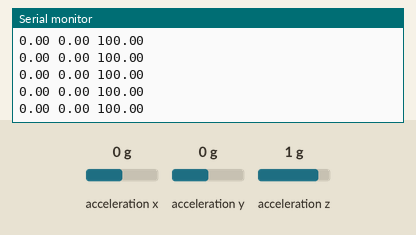
This sketch was run on a simulated Arduino Uno, built for the host (arithmetic inside an expression is 32-bit, double 64-bit). On the bench: the last lines printed to the serial monitor. The test bench sets the inputs (shaded band); at power-on: acceleration x 0 g, acceleration y 0 g, acceleration z 1 g.

Above: at 1.2 s.
1.3 s: acceleration x set to -1.4 g
At 2.0 s:
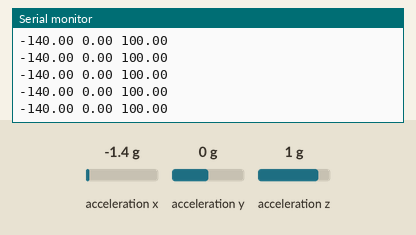
4.3 s: acceleration y set to -1.4 g
At 5.1 s:
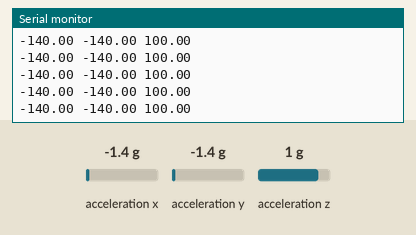
7.3 s: acceleration z set to -1.4 g
At 8.1 s:
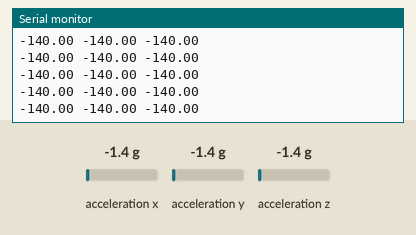

The sketch:

06arduinothing2.ino
```cpp
#include "CurieIMU.h"

int i = 0;

void setup() {
  Serial.begin(9600); // initialize Serial communication

  CurieIMU.begin();
  // Set the accelerometer range to 2G
  CurieIMU.setAccelerometerRange(2);
}

void loop() {
  float ax, ay, az;   //scaled accelerometer values

  // read accelerometer measurements from device, scaled to the configured range
  CurieIMU.readAccelerometerScaled(ax, ay, az);

  // display space-separated accelerometer x/y/z values
  Serial.print(ax*100.);
  Serial.print(" ");
  Serial.print(ay*100.);
  Serial.print(" ");
  Serial.print(az*100.);
  Serial.println();


}
```

Measured:
- after the input at 1.3 s, the serial monitor: prints a new line at once (image 1)
- after the input at 4.3 s, the serial monitor: prints a new line at once (image 2)
- after the input at 7.3 s, the serial monitor: prints a new line at once (image 3)
